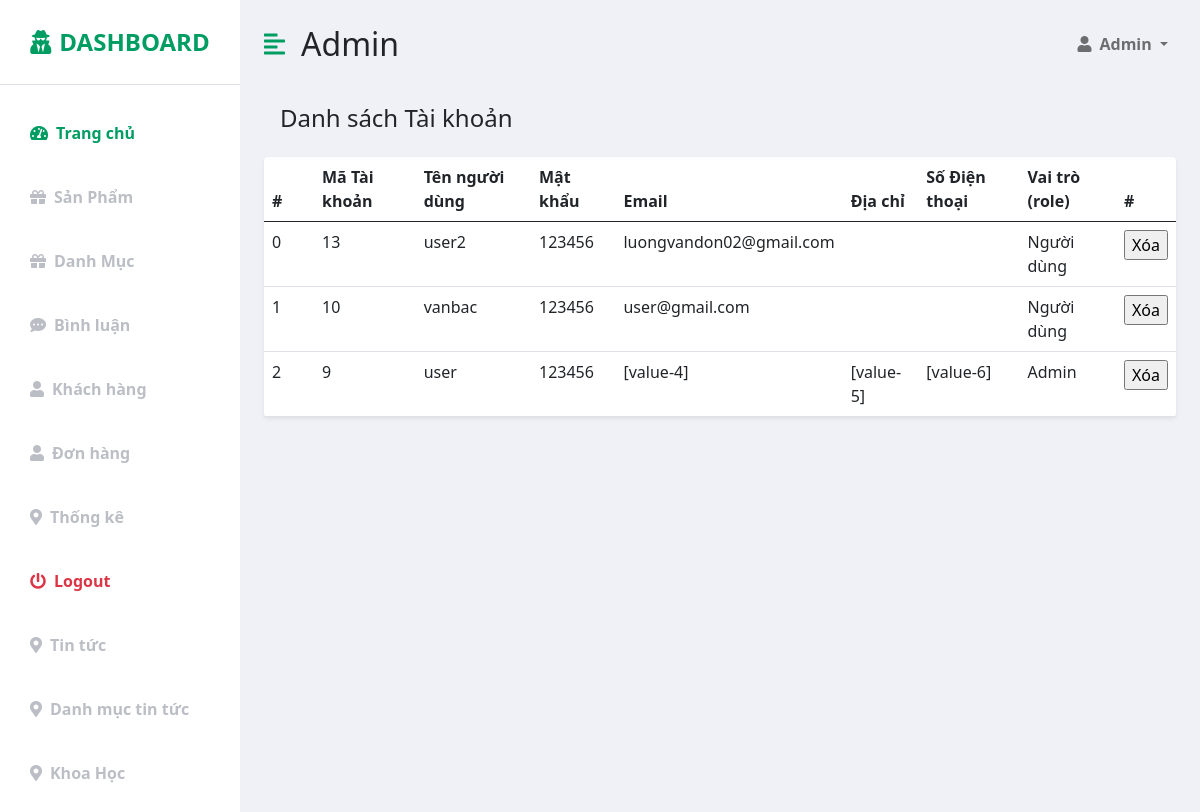
The page /admin/index.php?act=dskh (signed in) on the database its author committed.
### tables this page shows
CREATE TABLE `taikhoan` (
  `id` int(10) NOT NULL,
  `user` varchar(255) NOT NULL,
  `pass` varchar(50) NOT NULL,
  `email` varchar(255) NOT NULL,
  `adress` varchar(255) DEFAULT NULL,
  `tel` varchar(20) DEFAULT NULL,
  `role` tinyint(4) NOT NULL DEFAULT 0
);

### model/connect.php (called while the page is built, shortened)
<?php
function pdo_get_connection()
{
    $dburl = "mysql:host=localhost;dbname=du_an_mau;charset=utf8";
    $username = 'root';
    $password = '';
    $conn = new PDO($dburl, $username, $password);
    $conn->setAttribute(PDO::ATTR_ERRMODE, PDO::ERRMODE_EXCEPTION);
    return $conn;
}
function pdo_query($sql)
{
    $sql_args = array_slice(func_get_args(), 1);
    try {
        $conn = pdo_get_connection();
        $stmt = $conn->prepare($sql);
        $stmt->execute($sql_args);
        $rows = $stmt->fetchAll();
        return $rows;
    } catch (PDOException $e) {
        throw $e;
    } finally {
        unset($conn);
    }
}

### model/taikhoan.php (called while the page is built, shortened)
<?php
function list_Alltaikhoan()
{
    $sql = "SELECT * FROM taikhoan ORDER BY id desc";
    $listTk = pdo_query($sql);
    return $listTk;
}
?>

### admin/taikhoan/listTaiKhoan.php (the view)
<div class="row ">
    <div class="d-flex justify-content-between m-3">
        <h3 class="fs-4 mb-2">Danh sách Tài khoản</h3>
    </div>
    <div class="col">
        <table class="table bg-white rounded shadow-sm  table-hover">
            <thead>
                <tr>
                    <th scope="col" width="50">#</th>
                    <th scope="col">Mã Tài khoản</th>
                    <th scope="col">Tên người dùng</th>
                    <th scope="col">Mật khẩu</th>
                    <th scope="col">Email</th>
                    <th scope="col">Địa chỉ</th>
                    <th scope="col">Số Điện thoại</th>
                    <th scope="col">Vai trò (role)</th>
                    <th>#</th>
                </tr>
            </thead>
            <tbody>
                <?php
                if (!empty($listTk)) {
                    foreach ($listTk as $item => $value) {
                        if ($value['role'] == 0) {
                            $role = "Người dùng";
                        } else {
                            $role = "Admin";
                        }
                        echo '
                        <tr>
                            <td scope="row">' . $item . '</td>
                            <td>' . $value['id'] . '</td>
                            <td>' . $value['user'] . '</td>
                            <td>' . $value['pass'] . '</td>
                            <td>' . $value['email'] . '</td>
                            <td>' . $value['adress'] . '</td>
                            <td>' . $value['tel'] . '</td>
                            <td>' . $role . '</td>
                            <td><a href="index.php?act=deleteTk&id=' . $value['id'] . '"><input type="button" value="Xóa" onclick="return confirm(\'Bạn muốn xóa ?\')"></a></td>
                        </tr>
                ';
                    }
                } else {
                    echo '<tr><td colspan="9" style="text-align: center">No data available</td></tr>';
                }
                ?>
            </tbody>
        </table>
    </div>
</div>

### css/stylesAmin.css (style rules this page uses)
:root { --main-bg-color: #009d63; --main-text-color: #009d63; --second-text-color: #bbbec5; --second-bg-color: #c1efde; }

### rows shown on the page
taikhoan: item "0", id "13", user "user2", pass "123456", email "luongvandon02@gmail.com", role "Người dùng"
taikhoan: item "1", id "10", user "vanbac", pass "123456", email "user@gmail.com", role "Người dùng"
taikhoan: item "2", id "9", user "user", pass "123456", email "[value-4]", adress "[value-5]", tel "[value-6]", role "Admin"
